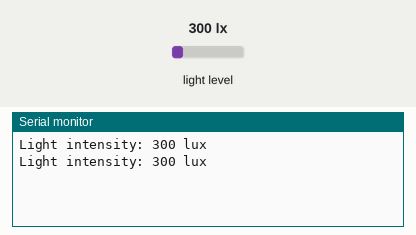
Recording of a sketch running on a simulated ESP32-C3. On the bench: the last lines printed to the serial monitor. The inputs (shaded band) are chosen by the test bench; at power-on: light level 300 lx.

Above: at 1.8 s.
1.9 s: light level set to 40 lx
At 2.6 s:
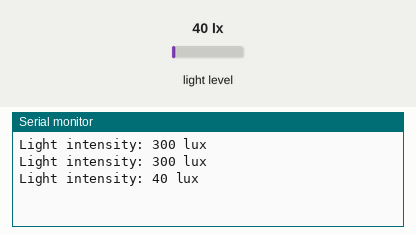
3.4 s: light level set to 500 lx
At 4.8 s:
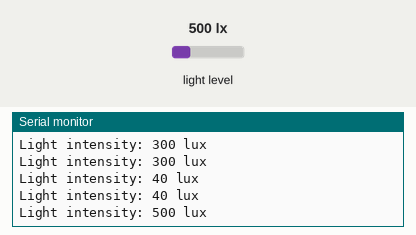
Timing chart, 0 to 6.4 s (numbered marks = the images above; inputs shaded):
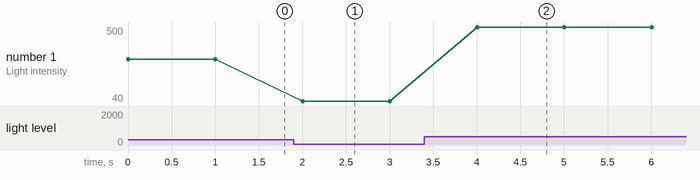

Measured:
- after the input at 1.9 s, the serial monitor: prints a new line after 0.10 s (image 1)
- after the input at 3.4 s, the serial monitor: prints a new line after 0.60 s (image 2)
- plotted number 1: 300 → 40 after the input at 1.9 s, 40 → 500 after the input at 3.4 s

The sketch:

bh1750_test.ino
```cpp
#include <Wire.h>
#include <BH1750.h>

#define I2C_SDA_PIN 9
#define I2C_SCL_PIN 8

BH1750 lightMeter;

void setup() {
  Wire.begin(I2C_SDA_PIN, I2C_SCL_PIN);
  Serial.begin(9600);
  while (!Serial);

  lightMeter.begin(BH1750::CONTINUOUS_HIGH_RES_MODE);
}

void loop() {
  uint16_t lux = lightMeter.readLightLevel();
  Serial.print("Light intensity: ");
  Serial.print(lux);
  Serial.println(" lux");

  delay(1000);
}
```
